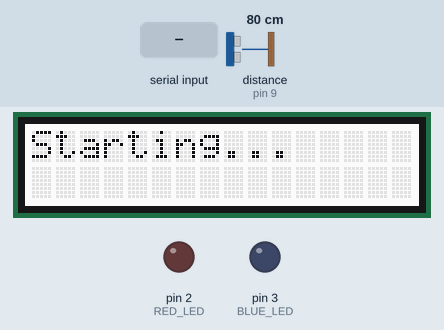
This sketch was run on a simulated Arduino Uno, built with avr-gcc and run on an emulated ATmega328P. Shown: 16×2 character LCD, output pins drawn as LEDs (lit = HIGH). The test bench sets the inputs (shaded band); at power-on: distance to the obstacle (sensor on pin 9) 80 cm. The echo pulse lasts 58.3 µs per cm; pins used as bus, display or sensor lines are not drawn; what the sketch prints to the serial monitor is not drawn.

Above: at 0.1 s.
6.4 s: "|2|3|" received over the second serial link
At 7.3 s:
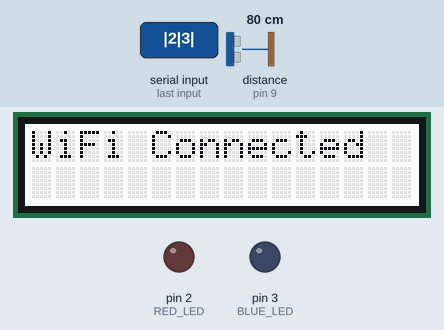
At 9.1 s:
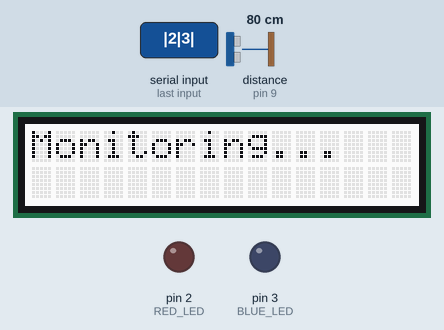
9.4 s: distance to the obstacle (sensor on pin 9) set to 2 cm
At 10.5 s:
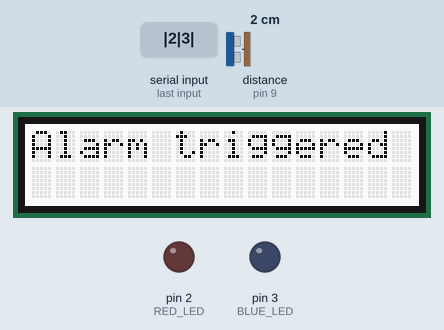
Timing chart, 0 to 21.4 s (numbered marks = the images above; inputs shaded):
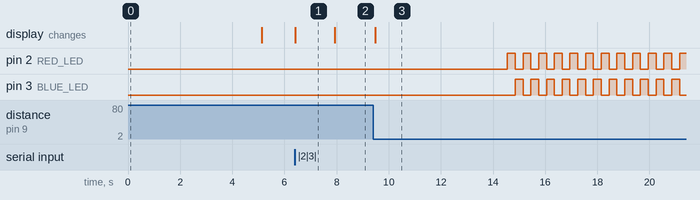

Measured:
- after the input at 6.4 s, the display: changes at once (image 1)
- after the input at 9.4 s, pin 2 (RED_LED): alternates HIGH for 0.30 s and LOW for 0.30 s, starting after 5.2 s; pin 3 (BLUE_LED): alternates HIGH for 0.30 s and LOW for 0.30 s, starting after 5.5 s; the display: changes after 0.08 s (image 3)
- what the display in image 1 shows lasts 1.5 s, from 6.4 s to 7.9 s

The sketch:

smart-alarm.ino
```cpp
#include <SoftwareSerial.h>
#include <DFRobot_RGBLCD1602.h>

// ===== WIFI =====
char ssid[] = "WI-FI NAME";
char password[] = "WI-FI PASSWORD";
char apiKey[] = "WRITE API KEY";

// ===== WIFI MODULE =====
SoftwareSerial wifi(4, 5); // RX, TX
String wifiBuffer = "";

// ===== LCD =====
DFRobot_RGBLCD1602 lcd(0x60, 16, 2);

// ===== ULTRASONIC =====
#define TRIG_PIN 8
#define ECHO_PIN 9

// ===== LEDS =====
#define RED_LED 2
#define BLUE_LED 3

// ===== STATE =====
bool alarmActive = false;
bool wifiConnected = false;

// ===== TIMER =====
unsigned long lastSend = 0;
const unsigned long interval = 60000; // 60 seconds

// =====================================================
// SETUP
// =====================================================
void setup() {
  Serial.begin(115200);
  wifi.begin(9600);

  pinMode(TRIG_PIN, OUTPUT);
  pinMode(ECHO_PIN, INPUT);

  pinMode(RED_LED, OUTPUT);
  pinMode(BLUE_LED, OUTPUT);

  lcd.init();
  lcd.setColorWhite();
  lcd.clear();

  lcd.print("Starting...");
  Serial.println("Starting...");

  // ===== PING =====
  wifi.print("|1|1|\r");
  waitResponse();

  // ===== CONNECT WIFI =====
  lcd.clear();
  lcd.print("Connecting WiFi");

  Serial.println("Connecting WiFi...");

  wifi.print("|2|1|");
  wifi.print(ssid);
  wifi.print(",");
  wifi.print(password);
  wifi.print("|\r");

  // DO NOT assume connection here
}

// =====================================================
// LOOP
// =====================================================
void loop() {

  readSerial(); // Always listen to module

  // Wait until WiFi is REALLY connected
  if (!wifiConnected) {
    return;
  }

  long distance = readDistance();

  Serial.print("Distance: ");
  Serial.println(distance);

  // ===== TRIGGER =====
  if (distance > 0 && distance <= 10 && !alarmActive) {
    triggerAlarm();
    lastSend = millis(); // reset timer
  }

  // ===== SEND 0 EVERY 60s =====
  if (!alarmActive && millis() - lastSend >= interval) {
    lastSend = millis();
    sendZero();
  }

  // ===== RESET WHEN OBJECT LEAVES =====
  if (distance > 20 && alarmActive) {
    alarmActive = false;

    lcd.clear();
    lcd.print("Monitoring...");
  }

  delay(300);
}

// =====================================================
// READ DISTANCE
// =====================================================
long readDistance() {
  digitalWrite(TRIG_PIN, LOW);
  delayMicroseconds(2);

  digitalWrite(TRIG_PIN, HIGH);
  delayMicroseconds(10);
  digitalWrite(TRIG_PIN, LOW);

  long duration = pulseIn(ECHO_PIN, HIGH);
  long distance = duration * 0.034 / 2;

  return distance;
}

// =====================================================
// TRIGGER ALARM
// =====================================================
void triggerAlarm() {
  alarmActive = true;

  Serial.println("ALARM TRIGGERED!");

  lcd.clear();
  lcd.setCursor(0, 0);
  lcd.print("Alarm triggered");

  sendOne();

  unsigned long startTime = millis();

  while (millis() - startTime < 10000) {
    digitalWrite(RED_LED, HIGH);
    digitalWrite(BLUE_LED, LOW);
    delay(300);

    digitalWrite(RED_LED, LOW);
    digitalWrite(BLUE_LED, HIGH);
    delay(300);
  }

  digitalWrite(RED_LED, LOW);
  digitalWrite(BLUE_LED, LOW);
}

// =====================================================
// SEND 1
// =====================================================
void sendOne() {
  Serial.println("Sending 1 to ThingSpeak...");

  String url = "api.thingspeak.com/update?api_key=";
  url += apiKey;
  url += "&field1=1";

  wifi.print("|3|1|http://");
  wifi.print(url);
  wifi.print("|\r");

  waitResponse();
}

// =====================================================
// SEND 0
// =====================================================
void sendZero() {
  Serial.println("Sending 0 to ThingSpeak...");

  String url = "api.thingspeak.com/update?api_key=";
  url += apiKey;
  url += "&field1=0";

  wifi.print("|3|1|http://");
  wifi.print(url);
  wifi.print("|\r");

  waitResponse();
}

// =====================================================
// READ SERIAL + DETECT WIFI CONNECTION
// =====================================================
void readSerial() {
  while (wifi.available()) {
    char c = wifi.read();
    Serial.print(c);

    wifiBuffer += c;

    // Detect: |2|3|IP|
    if (!wifiConnected && wifiBuffer.indexOf("|2|3|") != -1) {

      wifiConnected = true;

      Serial.println("\nWiFi CONNECTED!");

      lcd.clear();
      lcd.print("WiFi Connected");
      delay(1500);

      lcd.clear();
      lcd.print("Monitoring...");
    }

    // Prevent overflow
    if (wifiBuffer.length() > 120) {
      wifiBuffer = "";
    }
  }
}

// =====================================================
// WAIT RESPONSE
// =====================================================
void waitResponse() {
  unsigned long t = millis();
  while (millis() - t < 5000) {
    readSerial();
  }
}
```
